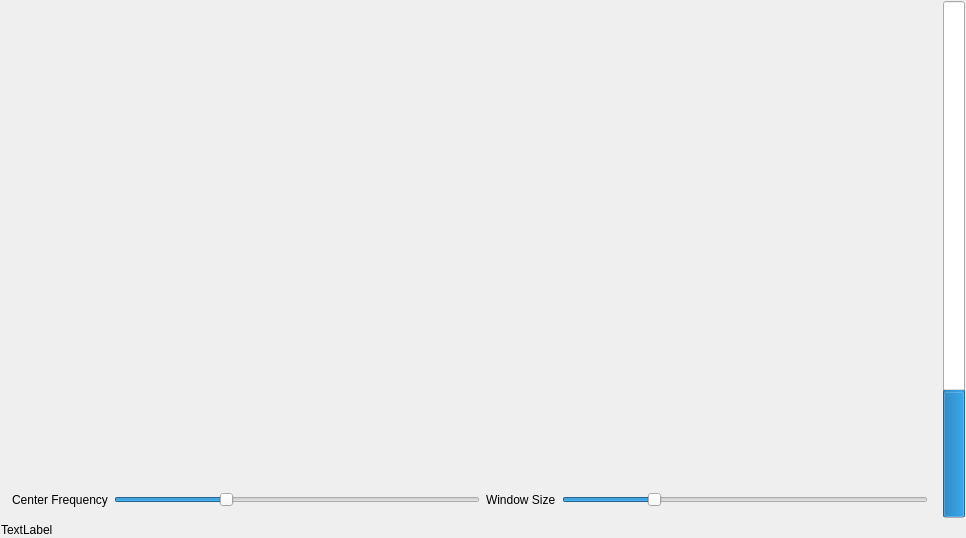
<?xml version="1.0" encoding="UTF-8"?>
<ui version="4.0">
 <class>MainWindow</class>
 <widget class="QMainWindow" name="MainWindow">
  <property name="geometry">
   <rect>
    <x>0</x>
    <y>0</y>
    <width>966</width>
    <height>538</height>
   </rect>
  </property>
  <property name="windowTitle">
   <string>MainWindow</string>
  </property>
  <property name="styleSheet">
   <string notr="true"/>
  </property>
  <widget class="QWidget" name="centralWidget">
   <property name="styleSheet">
    <string notr="true"/>
   </property>
   <layout class="QVBoxLayout" name="verticalLayout_2">
    <property name="spacing">
     <number>1</number>
    </property>
    <property name="leftMargin">
     <number>1</number>
    </property>
    <property name="topMargin">
     <number>1</number>
    </property>
    <property name="rightMargin">
     <number>1</number>
    </property>
    <property name="bottomMargin">
     <number>1</number>
    </property>
    <item>
     <widget class="QWidget" name="plottingWidget" native="true">
      <property name="sizePolicy">
       <sizepolicy hsizetype="Preferred" vsizetype="Preferred">
        <horstretch>0</horstretch>
        <verstretch>0</verstretch>
       </sizepolicy>
      </property>
      <property name="styleSheet">
       <string notr="true"/>
      </property>
      <layout class="QHBoxLayout" name="horizontalLayout">
       <property name="spacing">
        <number>4</number>
       </property>
       <property name="leftMargin">
        <number>0</number>
       </property>
       <property name="topMargin">
        <number>0</number>
       </property>
       <property name="rightMargin">
        <number>0</number>
       </property>
       <property name="bottomMargin">
        <number>4</number>
       </property>
       <item>
        <widget class="QWidget" name="plotAndSlider" native="true">
         <layout class="QVBoxLayout" name="verticalLayout">
          <property name="spacing">
           <number>4</number>
          </property>
          <property name="leftMargin">
           <number>0</number>
          </property>
          <property name="topMargin">
           <number>0</number>
          </property>
          <property name="rightMargin">
           <number>0</number>
          </property>
          <property name="bottomMargin">
           <number>0</number>
          </property>
          <item>
           <widget class="QCustomPlot" name="customPlot" native="true"/>
          </item>
          <item>
           <widget class="QWidget" name="sliderHolder" native="true">
            <property name="sizePolicy">
             <sizepolicy hsizetype="Preferred" vsizetype="Fixed">
              <horstretch>0</horstretch>
              <verstretch>0</verstretch>
             </sizepolicy>
            </property>
            <layout class="QHBoxLayout" name="horizontalLayout_2">
             <item>
              <widget class="QLabel" name="fcLabel">
               <property name="text">
                <string>Center Frequency</string>
               </property>
              </widget>
             </item>
             <item>
              <widget class="QSlider" name="fcSlider">
               <property name="maximum">
                <number>1000</number>
               </property>
               <property name="pageStep">
                <number>100</number>
               </property>
               <property name="value">
                <number>300</number>
               </property>
               <property name="orientation">
                <enum>Qt::Horizontal</enum>
               </property>
              </widget>
             </item>
             <item>
              <widget class="QLabel" name="windowLabel">
               <property name="text">
                <string>Window Size</string>
               </property>
              </widget>
             </item>
             <item>
              <widget class="QSlider" name="windowSlider">
               <property name="minimum">
                <number>10</number>
               </property>
               <property name="maximum">
                <number>1000</number>
               </property>
               <property name="pageStep">
                <number>100</number>
               </property>
               <property name="value">
                <number>250</number>
               </property>
               <property name="orientation">
                <enum>Qt::Horizontal</enum>
               </property>
              </widget>
             </item>
            </layout>
           </widget>
          </item>
         </layout>
        </widget>
       </item>
       <item>
        <widget class="QProgressBar" name="progressBar">
         <property name="value">
          <number>24</number>
         </property>
         <property name="orientation">
          <enum>Qt::Vertical</enum>
         </property>
        </widget>
       </item>
      </layout>
     </widget>
    </item>
    <item>
     <widget class="QLabel" name="infoLabel">
      <property name="sizePolicy">
       <sizepolicy hsizetype="Preferred" vsizetype="Fixed">
        <horstretch>0</horstretch>
        <verstretch>0</verstretch>
       </sizepolicy>
      </property>
      <property name="styleSheet">
       <string notr="true"/>
      </property>
      <property name="text">
       <string>TextLabel</string>
      </property>
     </widget>
    </item>
   </layout>
  </widget>
  <widget class="QMenuBar" name="menuBar">
   <property name="geometry">
    <rect>
     <x>0</x>
     <y>0</y>
     <width>966</width>
     <height>25</height>
    </rect>
   </property>
  </widget>
 </widget>
 <layoutdefault spacing="6" margin="11"/>
 <customwidgets>
  <customwidget>
   <class>QCustomPlot</class>
   <extends>QWidget</extends>
   <header>interface/qcustomplot.h</header>
   <container>1</container>
  </customwidget>
 </customwidgets>
 <resources/>
 <connections/>
</ui>
